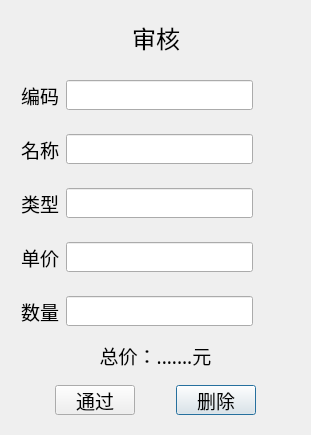
<?xml version="1.0" encoding="UTF-8"?>
<ui version="4.0">
 <class>Dlg_IsPass</class>
 <widget class="QDialog" name="Dlg_IsPass">
  <property name="geometry">
   <rect>
    <x>0</x>
    <y>0</y>
    <width>311</width>
    <height>410</height>
   </rect>
  </property>
  <property name="font">
   <font>
    <family>宋体</family>
    <pointsize>14</pointsize>
   </font>
  </property>
  <property name="windowTitle">
   <string>超市商品信息管理系统</string>
  </property>
  <layout class="QGridLayout" name="gridLayout_7" rowstretch="2,2,2,2,2,2,1,2">
   <item row="3" column="0">
    <widget class="QWidget" name="widget_4" native="true">
     <layout class="QGridLayout" name="gridLayout_5">
      <item row="0" column="1">
       <widget class="QLineEdit" name="le_type">
        <property name="minimumSize">
         <size>
          <width>0</width>
          <height>30</height>
         </size>
        </property>
       </widget>
      </item>
      <item row="0" column="0">
       <widget class="QLabel" name="label_3">
        <property name="minimumSize">
         <size>
          <width>40</width>
          <height>0</height>
         </size>
        </property>
        <property name="maximumSize">
         <size>
          <width>40</width>
          <height>16777215</height>
         </size>
        </property>
        <property name="font">
         <font>
          <family>宋体</family>
          <pointsize>14</pointsize>
         </font>
        </property>
        <property name="text">
         <string>类型</string>
        </property>
        <property name="alignment">
         <set>Qt::AlignCenter</set>
        </property>
       </widget>
      </item>
      <item row="0" column="2">
       <spacer name="horizontalSpacer_9">
        <property name="orientation">
         <enum>Qt::Horizontal</enum>
        </property>
        <property name="sizeType">
         <enum>QSizePolicy::Minimum</enum>
        </property>
        <property name="sizeHint" stdset="0">
         <size>
          <width>38</width>
          <height>20</height>
         </size>
        </property>
       </spacer>
      </item>
     </layout>
    </widget>
   </item>
   <item row="1" column="0">
    <widget class="QWidget" name="widget_2" native="true">
     <layout class="QGridLayout" name="gridLayout_2">
      <item row="0" column="0">
       <widget class="QLabel" name="label_2">
        <property name="minimumSize">
         <size>
          <width>40</width>
          <height>0</height>
         </size>
        </property>
        <property name="maximumSize">
         <size>
          <width>40</width>
          <height>16777215</height>
         </size>
        </property>
        <property name="font">
         <font>
          <family>宋体</family>
          <pointsize>14</pointsize>
         </font>
        </property>
        <property name="text">
         <string>编码</string>
        </property>
        <property name="alignment">
         <set>Qt::AlignCenter</set>
        </property>
       </widget>
      </item>
      <item row="0" column="1">
       <widget class="QLineEdit" name="le_proid">
        <property name="minimumSize">
         <size>
          <width>0</width>
          <height>30</height>
         </size>
        </property>
       </widget>
      </item>
      <item row="0" column="2">
       <spacer name="horizontalSpacer_6">
        <property name="orientation">
         <enum>Qt::Horizontal</enum>
        </property>
        <property name="sizeType">
         <enum>QSizePolicy::Minimum</enum>
        </property>
        <property name="sizeHint" stdset="0">
         <size>
          <width>38</width>
          <height>20</height>
         </size>
        </property>
       </spacer>
      </item>
     </layout>
    </widget>
   </item>
   <item row="0" column="0">
    <widget class="QWidget" name="widget_7" native="true">
     <layout class="QHBoxLayout" name="horizontalLayout">
      <item>
       <spacer name="horizontalSpacer_4">
        <property name="orientation">
         <enum>Qt::Horizontal</enum>
        </property>
        <property name="sizeHint" stdset="0">
         <size>
          <width>88</width>
          <height>18</height>
         </size>
        </property>
       </spacer>
      </item>
      <item>
       <widget class="QLabel" name="le_title">
        <property name="font">
         <font>
          <family>宋体</family>
          <pointsize>18</pointsize>
         </font>
        </property>
        <property name="text">
         <string>审核</string>
        </property>
        <property name="alignment">
         <set>Qt::AlignCenter</set>
        </property>
       </widget>
      </item>
      <item>
       <spacer name="horizontalSpacer_5">
        <property name="orientation">
         <enum>Qt::Horizontal</enum>
        </property>
        <property name="sizeHint" stdset="0">
         <size>
          <width>82</width>
          <height>20</height>
         </size>
        </property>
       </spacer>
      </item>
     </layout>
    </widget>
   </item>
   <item row="7" column="0">
    <widget class="QWidget" name="widget" native="true">
     <layout class="QGridLayout" name="gridLayout">
      <item row="0" column="4">
       <spacer name="horizontalSpacer_3">
        <property name="orientation">
         <enum>Qt::Horizontal</enum>
        </property>
        <property name="sizeHint" stdset="0">
         <size>
          <width>40</width>
          <height>20</height>
         </size>
        </property>
       </spacer>
      </item>
      <item row="0" column="3">
       <widget class="QPushButton" name="pushButton_2">
        <property name="minimumSize">
         <size>
          <width>80</width>
          <height>30</height>
         </size>
        </property>
        <property name="maximumSize">
         <size>
          <width>80</width>
          <height>30</height>
         </size>
        </property>
        <property name="text">
         <string>删除</string>
        </property>
       </widget>
      </item>
      <item row="0" column="0">
       <spacer name="horizontalSpacer_2">
        <property name="orientation">
         <enum>Qt::Horizontal</enum>
        </property>
        <property name="sizeHint" stdset="0">
         <size>
          <width>40</width>
          <height>20</height>
         </size>
        </property>
       </spacer>
      </item>
      <item row="0" column="2">
       <spacer name="horizontalSpacer">
        <property name="orientation">
         <enum>Qt::Horizontal</enum>
        </property>
        <property name="sizeHint" stdset="0">
         <size>
          <width>40</width>
          <height>20</height>
         </size>
        </property>
       </spacer>
      </item>
      <item row="0" column="1">
       <widget class="QPushButton" name="pushButton">
        <property name="minimumSize">
         <size>
          <width>80</width>
          <height>30</height>
         </size>
        </property>
        <property name="maximumSize">
         <size>
          <width>80</width>
          <height>30</height>
         </size>
        </property>
        <property name="text">
         <string>通过</string>
        </property>
       </widget>
      </item>
     </layout>
    </widget>
   </item>
   <item row="5" column="0">
    <widget class="QWidget" name="widget_6" native="true">
     <layout class="QGridLayout" name="gridLayout_6">
      <item row="0" column="0">
       <widget class="QLabel" name="label_5">
        <property name="minimumSize">
         <size>
          <width>40</width>
          <height>0</height>
         </size>
        </property>
        <property name="maximumSize">
         <size>
          <width>40</width>
          <height>16777215</height>
         </size>
        </property>
        <property name="font">
         <font>
          <family>宋体</family>
          <pointsize>14</pointsize>
         </font>
        </property>
        <property name="text">
         <string>数量</string>
        </property>
        <property name="alignment">
         <set>Qt::AlignCenter</set>
        </property>
       </widget>
      </item>
      <item row="0" column="1">
       <widget class="QLineEdit" name="le_count">
        <property name="minimumSize">
         <size>
          <width>0</width>
          <height>30</height>
         </size>
        </property>
       </widget>
      </item>
      <item row="0" column="2">
       <spacer name="horizontalSpacer_10">
        <property name="orientation">
         <enum>Qt::Horizontal</enum>
        </property>
        <property name="sizeType">
         <enum>QSizePolicy::Minimum</enum>
        </property>
        <property name="sizeHint" stdset="0">
         <size>
          <width>38</width>
          <height>20</height>
         </size>
        </property>
       </spacer>
      </item>
     </layout>
    </widget>
   </item>
   <item row="4" column="0">
    <widget class="QWidget" name="widget_5" native="true">
     <layout class="QGridLayout" name="gridLayout_4">
      <item row="0" column="1">
       <widget class="QLineEdit" name="le_price">
        <property name="minimumSize">
         <size>
          <width>0</width>
          <height>30</height>
         </size>
        </property>
       </widget>
      </item>
      <item row="0" column="0">
       <widget class="QLabel" name="label_4">
        <property name="minimumSize">
         <size>
          <width>40</width>
          <height>0</height>
         </size>
        </property>
        <property name="maximumSize">
         <size>
          <width>40</width>
          <height>16777215</height>
         </size>
        </property>
        <property name="font">
         <font>
          <family>宋体</family>
          <pointsize>14</pointsize>
         </font>
        </property>
        <property name="text">
         <string>单价</string>
        </property>
        <property name="alignment">
         <set>Qt::AlignCenter</set>
        </property>
       </widget>
      </item>
      <item row="0" column="2">
       <spacer name="horizontalSpacer_7">
        <property name="orientation">
         <enum>Qt::Horizontal</enum>
        </property>
        <property name="sizeType">
         <enum>QSizePolicy::Minimum</enum>
        </property>
        <property name="sizeHint" stdset="0">
         <size>
          <width>38</width>
          <height>20</height>
         </size>
        </property>
       </spacer>
      </item>
     </layout>
    </widget>
   </item>
   <item row="2" column="0">
    <widget class="QWidget" name="widget_3" native="true">
     <layout class="QGridLayout" name="gridLayout_3">
      <item row="0" column="0">
       <widget class="QLabel" name="label">
        <property name="minimumSize">
         <size>
          <width>40</width>
          <height>0</height>
         </size>
        </property>
        <property name="maximumSize">
         <size>
          <width>40</width>
          <height>16777215</height>
         </size>
        </property>
        <property name="font">
         <font>
          <family>宋体</family>
          <pointsize>14</pointsize>
         </font>
        </property>
        <property name="text">
         <string>名称</string>
        </property>
        <property name="alignment">
         <set>Qt::AlignCenter</set>
        </property>
       </widget>
      </item>
      <item row="0" column="1">
       <widget class="QLineEdit" name="le_name">
        <property name="minimumSize">
         <size>
          <width>0</width>
          <height>30</height>
         </size>
        </property>
       </widget>
      </item>
      <item row="0" column="2">
       <spacer name="horizontalSpacer_8">
        <property name="orientation">
         <enum>Qt::Horizontal</enum>
        </property>
        <property name="sizeType">
         <enum>QSizePolicy::Minimum</enum>
        </property>
        <property name="sizeHint" stdset="0">
         <size>
          <width>38</width>
          <height>20</height>
         </size>
        </property>
       </spacer>
      </item>
     </layout>
    </widget>
   </item>
   <item row="6" column="0">
    <widget class="QLabel" name="label_6">
     <property name="text">
      <string>总价：.......元</string>
     </property>
     <property name="alignment">
      <set>Qt::AlignCenter</set>
     </property>
    </widget>
   </item>
  </layout>
 </widget>
 <resources/>
 <connections/>
</ui>
